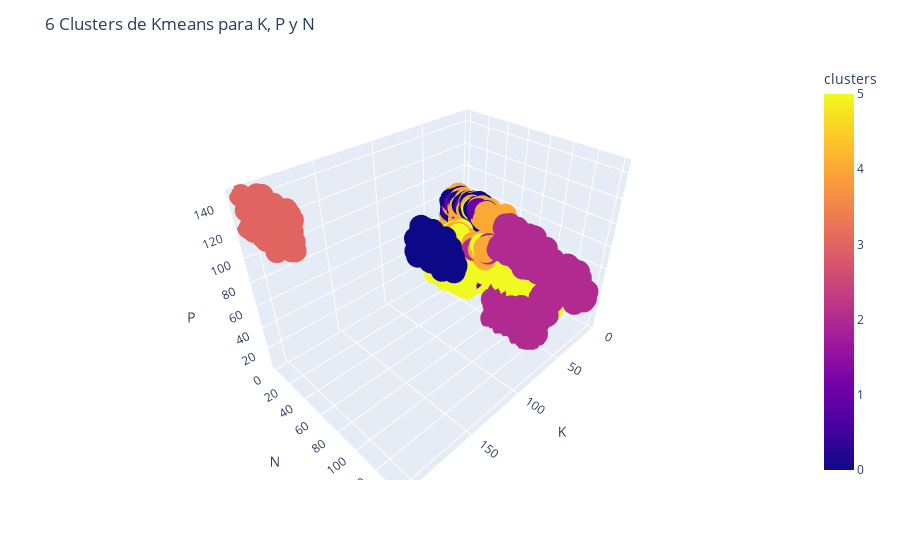

The notebook cell saved with this chart:
### Markdown cell above
Grafico de clusters

### Code cell
fig = px.scatter_3d(crop_kmeans_df[['K', 'N', 'P']], x='K', y='N', z='P',
              color=crop_kmeans_df['clusters'], labels={'color': 'clusters'})
fig.update_layout(title = "6 Clusters de Kmeans para K, P y N")
fig.show(block=True)

### Figure 1 — Plotly figure (JSON) as saved in the notebook; plotly's stock layout.template omitted (floating-point values rounded to 4 significant figures; data arrays with more than 128 entries replaced by an {"elided": "..."} marker saying what was removed)
{"data": [{"hovertemplate": "K=%{x}<br>N=%{y}<br>P=%{z}<br>clusters=%{marker.color}<extra></extra>", "legendgroup": "", "marker": {"color": {"elided": "2200 int values"}, "coloraxis": "coloraxis", "symbol": "circle"}, "mode": "markers", "name": "", "scene": "scene", "showlegend": false, "type": "scatter3d", "x": {"elided": "2200 int values"}, "y": {"elided": "2200 int values"}, "z": {"elided": "2200 int values"}}], "layout": {"coloraxis": {"colorbar": {"title": {"text": "clusters"}}, "colorscale": [[0, "#0d0887"], [0.1111, "#46039f"], [0.2222, "#7201a8"], [0.3333, "#9c179e"], [0.4444, "#bd3786"], [0.5556, "#d8576b"], [0.6667, "#ed7953"], [0.7778, "#fb9f3a"], [0.8889, "#fdca26"], [1, "#f0f921"]]}, "legend": {"tracegroupgap": 0}, "margin": {"t": 60}, "scene": {"domain": {"x": [0, 1], "y": [0, 1]}, "xaxis": {"title": {"text": "K"}}, "yaxis": {"title": {"text": "N"}}, "zaxis": {"title": {"text": "P"}}}, "title": {"text": "6 Clusters de Kmeans para K, P y N"}}}
